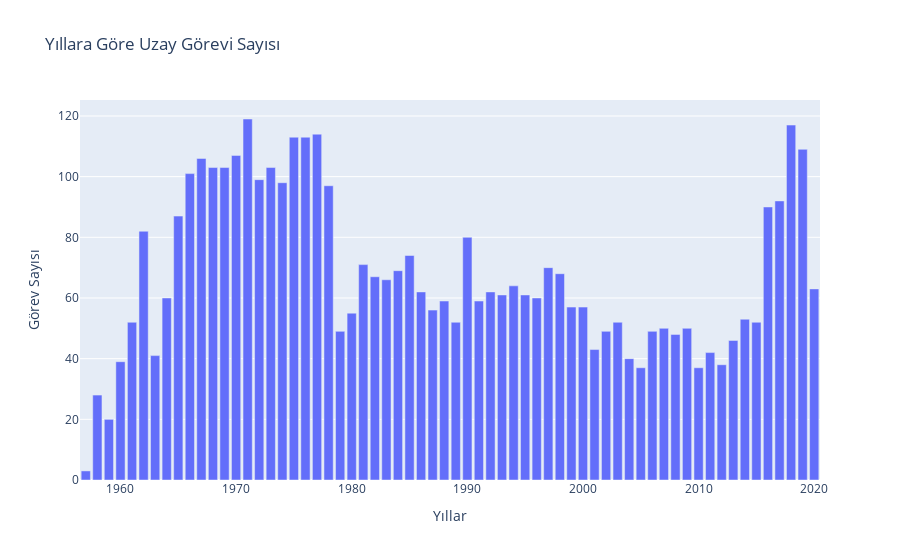

The notebook cell this image was saved under:
### Code cell
# Alternatif
figure = go.Figure(go.Bar(x=year_ds["Year"], y=year_ds["count"]))
figure.update_layout(xaxis_title="Yıllar", yaxis_title="Görev Sayısı", title="Yıllara Göre Uzay Görevi Sayısı")
figure.show()

### Figure 1 — Plotly figure (JSON) as saved in the notebook; plotly's stock layout.template omitted (floating-point values rounded to 4 significant figures)
{"data": [{"type": "bar", "x": [1971, 2018, 1977, 1975, 1976, 2019, 1970, 1967, 1973, 1968, 1969, 1966, 1972, 1974, 1978, 2017, 2016, 1965, 1962, 1990, 1985, 1981, 1997, 1984, 1998, 1982, 1983, 1994, 2020, 1992, 1986, 1993, 1995, 1996, 1964, 1988, 1991, 1999, 2000, 1987, 1980, 2014, 1961, 2003, 2015, 1989, 2009, 2007, 1979, 2002, 2006, 2008, 2013, 2001, 2011, 1963, 2004, 1960, 2012, 2010, 2005, 1958, 1959, 1957], "y": [119, 117, 114, 113, 113, 109, 107, 106, 103, 103, 103, 101, 99, 98, 97, 92, 90, 87, 82, 80, 74, 71, 70, 69, 68, 67, 66, 64, 63, 62, 62, 61, 61, 60, 60, 59, 59, 57, 57, 56, 55, 53, 52, 52, 52, 52, 50, 50, 49, 49, 49, 48, 46, 43, 42, 41, 40, 39, 38, 37, 37, 28, 20, 3]}], "layout": {"autosize": true, "title": {"text": "Yıllara Göre Uzay Görevi Sayısı"}, "xaxis": {"autorange": true, "range": [1956.0, 2020.0], "title": {"text": "Yıllar"}, "type": "linear"}, "yaxis": {"autorange": true, "range": [0, 125.3], "title": {"text": "Görev Sayısı"}, "type": "linear"}}}
